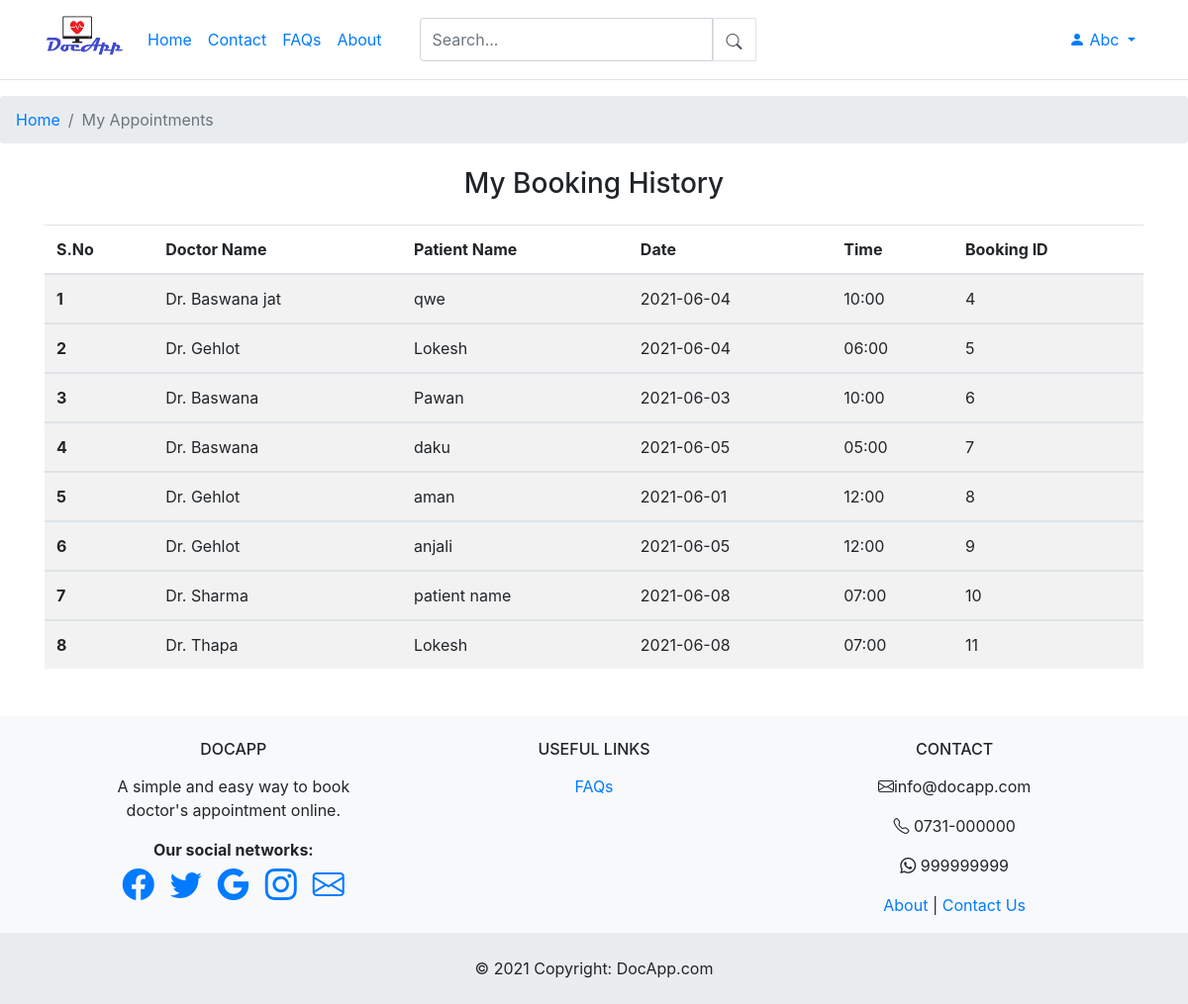
/myAppointmentsP.php (signed in), run on the app's committed database.
### tables this page shows
CREATE TABLE `booking_request` (
  `b_id` int(11) NOT NULL,
  `d_id` int(11) NOT NULL,
  `d_first_name` varchar(255) NOT NULL,
  `d_last_name` varchar(255) NOT NULL,
  `cu_id` int(11) NOT NULL,
  `cu_first_name` varchar(255) NOT NULL,
  `cu_last_name` varchar(255) NOT NULL,
  `p_name` varchar(255) NOT NULL,
  `b_date` date NOT NULL,
  `b_time` varchar(10) NOT NULL
);

CREATE TABLE `footer_contact_info` (
  `contact_id` int(11) NOT NULL,
  `email` varchar(255) NOT NULL,
  `local_no` varchar(11) NOT NULL,
  `mobile_no` int(11) NOT NULL,
  `whatsapp_no` int(11) NOT NULL,
  `facebook` varchar(255) NOT NULL,
  `twitter` varchar(255) NOT NULL,
  `google` varchar(255) NOT NULL,
  `insta` varchar(255) NOT NULL
);

### myAppointmentsP.php (the view, shortened to what this page needs)
<!DOCTYPE html>
<html lang="en">
<head>
</head>
<body>
<header>
    <?php include('navbar.php');?>
</header>
    <nav aria-label="breadcrumb">
    <ol class="breadcrumb">
    <?php
    if ($_SESSION)
    {
        if ($_SESSION['role'] == 'admin')
            echo '<li class="breadcrumb-item"><a href="admin_session.php">Home</a></li>';
        elseif ($_SESSION['role'] == 'doctor')
          echo '<li class="breadcrumb-item"><a href="doctor_session.php">Home</a></li>';
        elseif ($_SESSION['role'] == 'patient')
          echo '<li class="breadcrumb-item"><a href="user_session.php">Home</a></li>';
    }
    else
    {
        echo '<li class="breadcrumb-item"><a href="index.php">Home</a></li>';
    }
    ?>
        <li class="breadcrumb-item active" aria-current="page">My Appointments</li>
    </ol>
  </nav>
<?php
    include('dbconn.php');
    $sql = " SELECT * FROM booking_request WHERE cu_id = '" . $_SESSION["id"]."' ";
	$result = mysqli_query($connect,$sql);
	$count = mysqli_num_rows($result);
?>
  <?php
  if($count>=1){
?>
<div class="container text-center">
    <div class="d-grid gap-2 col-6 mx-auto my-4">
        <h3>My Booking History</h3>
    </div>
</div>
<div class="container">
  <table class="table table-hover table-striped">
  <thead>
    <tr>
      <th scope="col">S.No</th>
      <th scope="col">Doctor Name</th>
      <th scope="col">Patient Name</th>
      <th scope="col">Date</th>
      <th scope="col">Time</th>
      <th scope="col">Booking ID</th>
    </tr>
  </thead>
  <?php
  $c=1;
  while($row=mysqli_fetch_array($result)){ ?>
  <tbody>
    <tr>
      <th scope="row"><?php echo $c ; ?></th>
      <td><?php echo 'Dr. ' . $row['d_first_name'] . ' '. $row['d_last_name'] ; ?></td>
      <td><?php echo $row['p_name'] ; ?></td>
      <td><?php echo $row['b_date'] ; ?></td>
      <td><?php echo $row['b_time'] ; ?></td>
      <td><?php echo $row['b_id'] ; ?></td>
    </tr>
    </tbody>
    <?php $c=$c + 1; }
     ?>
</table>
<?php
}
?>
</div>
  <footer>
    <?php include('footer.php');?>
</footer>
</body>
</html>

### footer.php (shortened to what this page needs)
<?php
include"dbconn.php";
$sql="SELECT * FROM footer_contact_info WHERE contact_id='1'";
$sql_run=mysqli_query($connect,$sql);
$num_row=mysqli_num_rows($sql_run);
if($num_row == 1)
    {
        $result = mysqli_fetch_array($sql_run,MYSQLI_ASSOC);
        $email = $result['email'];
        $local_no = $result['local_no'];
        $whatsapp_no = $result['whatsapp_no'];
        $facebook = $result['facebook'];
        $twitter = $result['twitter'];
        $google = $result['google'];
        $insta= $result['insta'];
}
?>
<link rel="stylesheet" href="https://maxcdn.bootstrapcdn.com/bootstrap/4.0.0/css/bootstrap.min.css"
>
<link rel="stylesheet" href="https://cdn.jsdelivr.net/npm/bootstrap-icons@1.5.0/font/bootstrap-icons.css">
<footer class="text-center text-lg-start bg-light">
  <section class="">
    <div class="container text-center text-md-start mt-5">
      <div class="row mt-3">
        <div class="col-md-3 col-lg-4 col-xl-3 mx-auto mb-4 mt-4">
          <h6 class="text-uppercase fw-bold mb-3">
            <i class="fas fa-gem me-3"></i>DocApp
          </h6>
          <p>
            A simple and easy way to book doctor's appointment online.
          </p>
        <div class="fw-bold ">
      <span><b>Our social networks:</b></span>
    </div>
    <div class="d-flex justify-content-center">
      <a href="#<?php echo $facebook; ?>" class="me-4 text-reset">
        <i class="bi bi-facebook px-2 "  aria-label="Facebook" style="font-size: 2rem;"></i>
      </a>
      <a href="#<?php echo $twitter; ?>" class="me-4 text-reset">
        <i class="bi bi-twitter px-2" aria-label="Twitter" style="font-size: 2rem;"></i>
      </a>
      <a href="#<?php echo $google; ?>" class="me-4 text-reset">
        <i class="bi bi-google px-2" aria-label="Google" style="font-size: 2rem;"></i>
      </a>
      <a href="#<?php echo $insta; ?>" class="me-4 text-reset">
        <i class="bi bi-instagram px-2" aria-label="Instagram" style="font-size: 2rem;"></i>
      </a>
      <a href="mailto:" class="me-4 text-reset">
        <i class="bi bi-envelope px-2" aria-label="Mail" style="font-size: 2rem;"></i>
      </a>
    </div>
        </div>
        <div class="col-md-3 col-lg-2 col-xl-2 mx-auto mb-4 mt-4">
          <h6 class="text-uppercase fw-bold mb-3">
            Useful links
          </h6>
          <p>
            <a href="faq.php" class="text-reset">FAQs</a>
          </p>
        </div>
        <div class="col-md-4 col-lg-3 col-xl-3 mx-auto mb-md-0 mb-4 mt-4">
          <h6 class="text-uppercase fw-bold mb-3">
            Contact
          </h6>
          <p><i class="bi bi-envelope"></i></i><?php echo $email; ?></p>
          <p><i class="bi bi-telephone"></i></i> <?php echo $local_no; ?></p>
          <p><i class="bi bi-whatsapp"></i> <?php echo $whatsapp_no; ?></p><p>
            <a href="about.php" class="text-reset">About </a> | <a href="contact.php" class="text-reset">Contact Us</a>
          </p>
        </div>
      </div>
    </div>
  </section>
 <div class="text-center p-4" style="background-color: rgba(0, 0, 0, 0.05);">
    © 2021 Copyright:
    <a class="text-reset fw-bold">DocApp.com</a>
  </div>
</footer>

### data on the page
booking_request: d_first_name "Baswana", d_last_name "jat", p_name "qwe", b_date "2021-06-04", b_time "10:00", b_id "4"
booking_request: d_first_name "Gehlot", p_name "Lokesh", b_date "2021-06-04", b_time "06:00", b_id "5"
booking_request: d_first_name "Baswana", p_name "Pawan", b_date "2021-06-03", b_time "10:00", b_id "6"
booking_request: d_first_name "Baswana", p_name "daku", b_date "2021-06-05", b_time "05:00", b_id "7"
booking_request: d_first_name "Gehlot", p_name "aman", b_date "2021-06-01", b_time "12:00", b_id "8"
booking_request: d_first_name "Gehlot", p_name "anjali", b_date "2021-06-05", b_time "12:00", b_id "9"
booking_request: d_first_name "Sharma", p_name "patient name", b_date "2021-06-08", b_time "07:00", b_id "10"
booking_request: d_first_name "Thapa", p_name "Lokesh", b_date "2021-06-08", b_time "07:00", b_id "11"
footer_contact_info: email "info@docapp.com", local_no "0731-000000", whatsapp_no "999999999"

### other printed values
$_SESSION['name'] "Abc"
